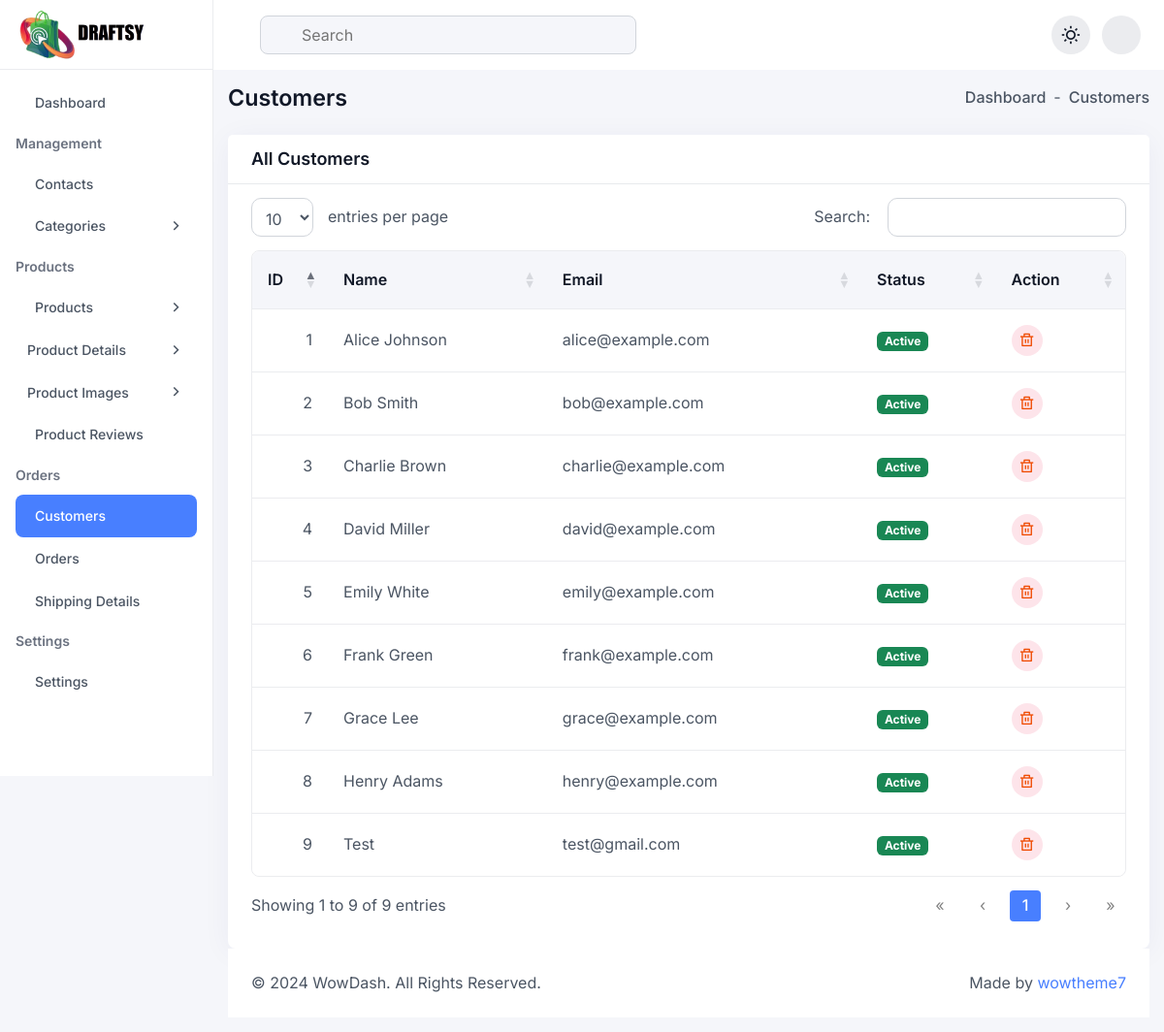
/admin/pages/customers/index.php, run on the app's committed database.
### tables this page shows
CREATE TABLE `customers` (
  `id` int(11) NOT NULL,
  `name` varchar(255) NOT NULL,
  `email` varchar(255) NOT NULL,
  `phone` varchar(50) DEFAULT NULL,
  `city` varchar(100) DEFAULT NULL,
  `state` varchar(100) DEFAULT NULL,
  `address` text DEFAULT NULL,
  `zipcode` varchar(20) DEFAULT NULL,
  `password` varchar(255) NOT NULL,
  `status` enum('active','inactive','suspended') DEFAULT 'active',
  `created_at` timestamp NOT NULL DEFAULT current_timestamp(),
  `updated_at` timestamp NOT NULL DEFAULT current_timestamp() ON UPDATE current_timestamp()
);

### admin/pages/customers/index.php (the view, shortened to what this page needs)
<?php
include('../../includes/header.php');
$query = "SELECT * FROM customers";
$result = mysqli_query($conn, $query);
?>
<div class="dashboard-main-body">
  <div class="d-flex flex-wrap align-items-center justify-content-between gap-3 mb-24">
    <h6 class="fw-semibold mb-0">Customers</h6>
    <ul class="d-flex align-items-center gap-2">
      <li class="fw-medium">
        <a href="<?php echo ADMIN_BASE_URL; ?>/pages/dashboard.php" class="d-flex align-items-center gap-1 hover-text-primary">
          Dashboard
        </a>
      </li>
      <li>-</li>
      <li class="fw-medium">Customers</li>
    </ul>
  </div>
  <div class="card basic-data-table">
    <div class="card-header">
      <h5 class="card-title mb-0">All Customers</h5>
    </div>
    <div class="card-body">
      <table class="table bordered-table mb-0" id="dataTable" data-page-length='10'>
        <thead>
          <tr>
            <th scope="col">ID</th>
            <th scope="col">Name</th>
            <th scope="col">Email</th>
            <th scope="col">Status</th>
            <th scope="col">Action</th>
          </tr>
        </thead>
        <tbody>
          <?php
          if ($result->num_rows > 0) {
            while ($row = $result->fetch_assoc()) {
          ?>
              <tr>
                <td><?php echo $row['id']; ?></td>
                <td><?php echo $row['name']; ?></td>
                <td><?php echo $row['email']; ?></td>
                <td>
                  <?php
                  if ($row['status'] == 'active') {
                    echo '<span class="badge bg-success">Active</span>';
                  } else if ($row['status'] == 'inactive') {
                    echo '<span class="badge bg-warning">Inactive</span>';
                  }  else {
                    echo '<span class="badge bg-danger">Suspended</span>';
                  }
                  ?>
                </td>
                <td>
                  <a href="delete.php?id=<?php echo $row['id']; ?>" class="w-32-px h-32-px bg-danger-focus text-danger-main rounded-circle d-inline-flex align-items-center justify-content-center">
                    <i class="ri-delete-bin-line"></i>
                  </a>
                </td>
              </tr>
          <?php
            }
          }
          ?>
        </tbody>
      </table>
    </div>
  </div>
  <?php
  include('../../includes/footer.php');
  ?>
</body>
</html>

### admin/includes/header.php (shortened to what this page needs)
<!DOCTYPE html>
<html lang="en" data-theme="light">
<head>
  <?php
include('styles.php');
?>
</head>
  <body>
<aside class="sidebar">
  <div>
    <a href="/admin/pages/dashboard.php" class="sidebar-logo">
    <img src="/admin/assets/images/logo-rmbgpng.png" alt="site logo" class="light-logo">
    </a>
  </div>
  <div class="sidebar-menu-area">
    <?php include 'sidebar.php' ?>
  </div>
</aside>
<main class="dashboard-main">
  <div class="navbar-header">
    <div class="row align-items-center justify-content-between">
        <div class="col-auto">
        <div class="d-flex flex-wrap align-items-center gap-4">
            <form class="navbar-search">
            <input type="text" name="search" placeholder="Search">
            </form>
        </div>
        </div>
        <div class="col-auto">
        <div class="d-flex flex-wrap align-items-center gap-1">
            <button type="button" data-theme-toggle class="w-40-px h-40-px bg-neutral-200 rounded-circle d-flex justify-content-center align-items-center"></button>
            <div class="dropdown">
            <button class="has-indicator w-40-px h-40-px bg-neutral-200 rounded-circle d-flex justify-content-center align-items-center" type="button" data-bs-toggle="dropdown">
            </button>
            </div>
        </div>
        </div>
    </div>
</div>

### admin/includes/styles.php (shortened to what this page needs)
<link rel="stylesheet" href="https://cdnjs.cloudflare.com/ajax/libs/remixicon/4.6.0/remixicon.min.css" />
  <link rel="stylesheet" href="<?= ADMIN_ASSET_URL?>css/bootstrap.min.css">
  <link rel="stylesheet" href="<?= ADMIN_ASSET_URL?>css/apexcharts.css">
  <link rel="stylesheet" href="<?= ADMIN_ASSET_URL?>css/dataTables.min.css">
  <link rel="stylesheet" href="<?= ADMIN_ASSET_URL?>css/editor-katex.min.css">
  <link rel="stylesheet" href="<?= ADMIN_ASSET_URL?>css/editor.atom-one-dark.min.css">
  <link rel="stylesheet" href="<?= ADMIN_ASSET_URL?>css/editor.quill.snow.css">
  <link rel="stylesheet" href="<?= ADMIN_ASSET_URL?>css/flatpickr.min.css">
  <link rel="stylesheet" href="<?= ADMIN_ASSET_URL?>css/full-calendar.css">
  <link rel="stylesheet" href="<?= ADMIN_ASSET_URL?>css/jquery-jvectormap-2.0.5.css">
  <link rel="stylesheet" href="<?= ADMIN_ASSET_URL?>css/magnific-popup.css">
  <link rel="stylesheet" href="<?= ADMIN_ASSET_URL?>css/slick.css">
  <link rel="stylesheet" href="<?= ADMIN_ASSET_URL?>css/prism.css">
  <link rel="stylesheet" href="<?= ADMIN_ASSET_URL?>css/file-upload.css">
  <link rel="stylesheet" href="<?= ADMIN_ASSET_URL?>css/audioplayer.css">
  <link rel="stylesheet" href="<?= ADMIN_ASSET_URL?>css/style.css">

### admin/includes/sidebar.php (shortened to what this page needs)
<ul class="sidebar-menu" id="sidebar-menu">
  <li>
    <a href="<?php echo ADMIN_BASE_URL; ?>/pages/dashboard.php">
      <span>Dashboard</span>
    </a>
  </li>
  <li class="sidebar-menu-group-title">Management</li>
<li>
    <a href="<?php echo ADMIN_BASE_URL; ?>/pages/contacts/index.php">
      <span>Contacts</span>
    </a>
</li>
  <li class="dropdown">
    <a href="javascript:void(0)">
      <span>Categories</span>
    </a>
  </li>
  <li class="sidebar-menu-group-title">Products</li>
  <li class="dropdown">
    <a href="javascript:void(0)">
      <span>Products</span>
    </a>
  </li>
  <li class="dropdown">
    <a href="javascript:void(0)">
      <span>Product Details</span>
    </a>
  </li>
  <li class="dropdown">
    <a href="javascript:void(0)">
      <span>Product Images</span>
    </a>
  </li>
  <li>
    <a href="<?php echo ADMIN_BASE_URL; ?>/pages/product_reviews/index.php">
      <span>Product Reviews</span>
    </a>
  </li>
  <li class="sidebar-menu-group-title">Orders</li>
<li>
    <a href="<?php echo ADMIN_BASE_URL; ?>/pages/customers/index.php">
        <span>Customers</span>
    </a>
</li>
<li>
  <a href="<?php echo ADMIN_BASE_URL; ?>/pages/orders/index.php">
    <span>Orders</span>
  </a>
</li>
<li>
    <a href="<?php echo ADMIN_BASE_URL; ?>/pages/shipping_details/index.php">
        <span>Shipping Details</span>
    </a>
</li>
  <li class="sidebar-menu-group-title">Settings</li>
  <li>
    <a href="<?php echo ADMIN_BASE_URL; ?>/pages/settings/setting.php">
      <span>Settings</span>
    </a>
  </li>
</ul>

### admin/includes/footer.php (shortened to what this page needs)
<footer class="d-footer">
  <div class="row align-items-center justify-content-between">
    <div class="col-auto">
      <p class="mb-0">© 2024 WowDash. All Rights Reserved.</p>
    </div>
    <div class="col-auto">
      <p class="mb-0">Made by <span class="text-primary-600">wowtheme7</span></p>
    </div>
  </div>
</footer>
</main>
</body>
</html>

### admin/assets/css/file-upload.css (style rules this page uses)
:root { --file-container-bg: #eeeeee; --file-bg: #f8f8f8; --file-border-color: #606060; --file-color: #2b2b2b; --table-border-color: #dbdbdb; --delete-button-bg: #f53636; --delete-button-color: #ffffff; --font-size: 0.875em; --font-family: 'Segoe UI', Tahoma, Geneva, Verdana, sans-serif; --shadow: 0px 8px 15px -8px rgba(0, 0, 0, 0.5); }
* { margin: 0; padding: 0; box-sizing: border-box; }

### data on the page
customers: id "1", name "Alice Johnson", email "alice@example.com", status "Active"
customers: id "2", name "Bob Smith", email "bob@example.com", status "Active"
customers: id "3", name "Charlie Brown", email "charlie@example.com", status "Active"
customers: id "4", name "David Miller", email "david@example.com", status "Active"
customers: id "5", name "Emily White", email "emily@example.com", status "Active"
customers: id "6", name "Frank Green", email "frank@example.com", status "Active"
customers: id "7", name "Grace Lee", email "grace@example.com", status "Active"
customers: id "8", name "Henry Adams", email "henry@example.com", status "Active"
customers: id "9", name "Test", email "test@gmail.com", status "Active"
